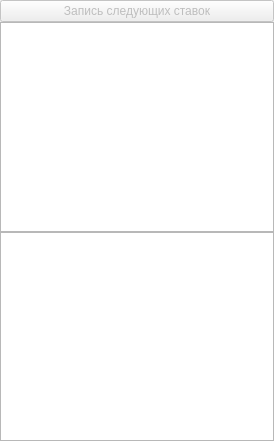
<?xml version="1.0" encoding="UTF-8"?>
<ui version="4.0">
 <class>championatWidget</class>
 <widget class="QWidget" name="championatWidget">
  <property name="geometry">
   <rect>
    <x>0</x>
    <y>0</y>
    <width>274</width>
    <height>441</height>
   </rect>
  </property>
  <property name="windowTitle">
   <string>Form</string>
  </property>
  <layout class="QVBoxLayout" name="verticalLayout">
   <property name="spacing">
    <number>0</number>
   </property>
   <property name="leftMargin">
    <number>0</number>
   </property>
   <property name="topMargin">
    <number>0</number>
   </property>
   <property name="rightMargin">
    <number>0</number>
   </property>
   <property name="bottomMargin">
    <number>0</number>
   </property>
   <item>
    <widget class="QPushButton" name="pushButton">
     <property name="enabled">
      <bool>false</bool>
     </property>
     <property name="text">
      <string>Запись следующих ставок</string>
     </property>
    </widget>
   </item>
   <item>
    <widget class="CTableViewWd" name="commonView"/>
   </item>
   <item>
    <widget class="CTableViewWd" name="resultView">
     <property name="editTriggers">
      <set>QAbstractItemView::AnyKeyPressed|QAbstractItemView::EditKeyPressed</set>
     </property>
     <property name="selectionMode">
      <enum>QAbstractItemView::NoSelection</enum>
     </property>
     <property name="selectionBehavior">
      <enum>QAbstractItemView::SelectRows</enum>
     </property>
    </widget>
   </item>
  </layout>
 </widget>
 <layoutdefault spacing="6" margin="11"/>
 <customwidgets>
  <customwidget>
   <class>CTableViewWd</class>
   <extends>QTableView</extends>
   <header>table_view.h</header>
  </customwidget>
 </customwidgets>
 <resources/>
 <connections/>
</ui>
